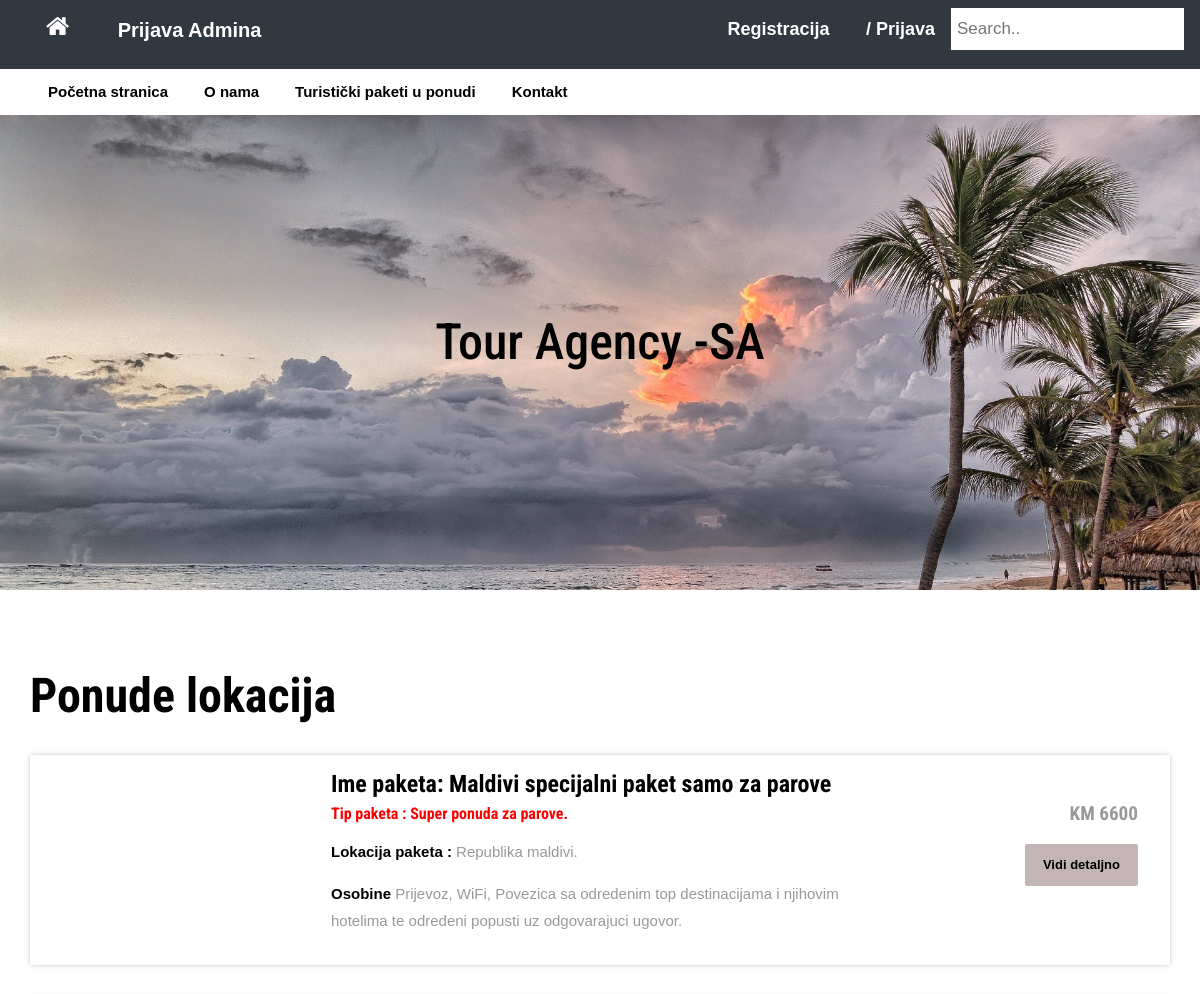
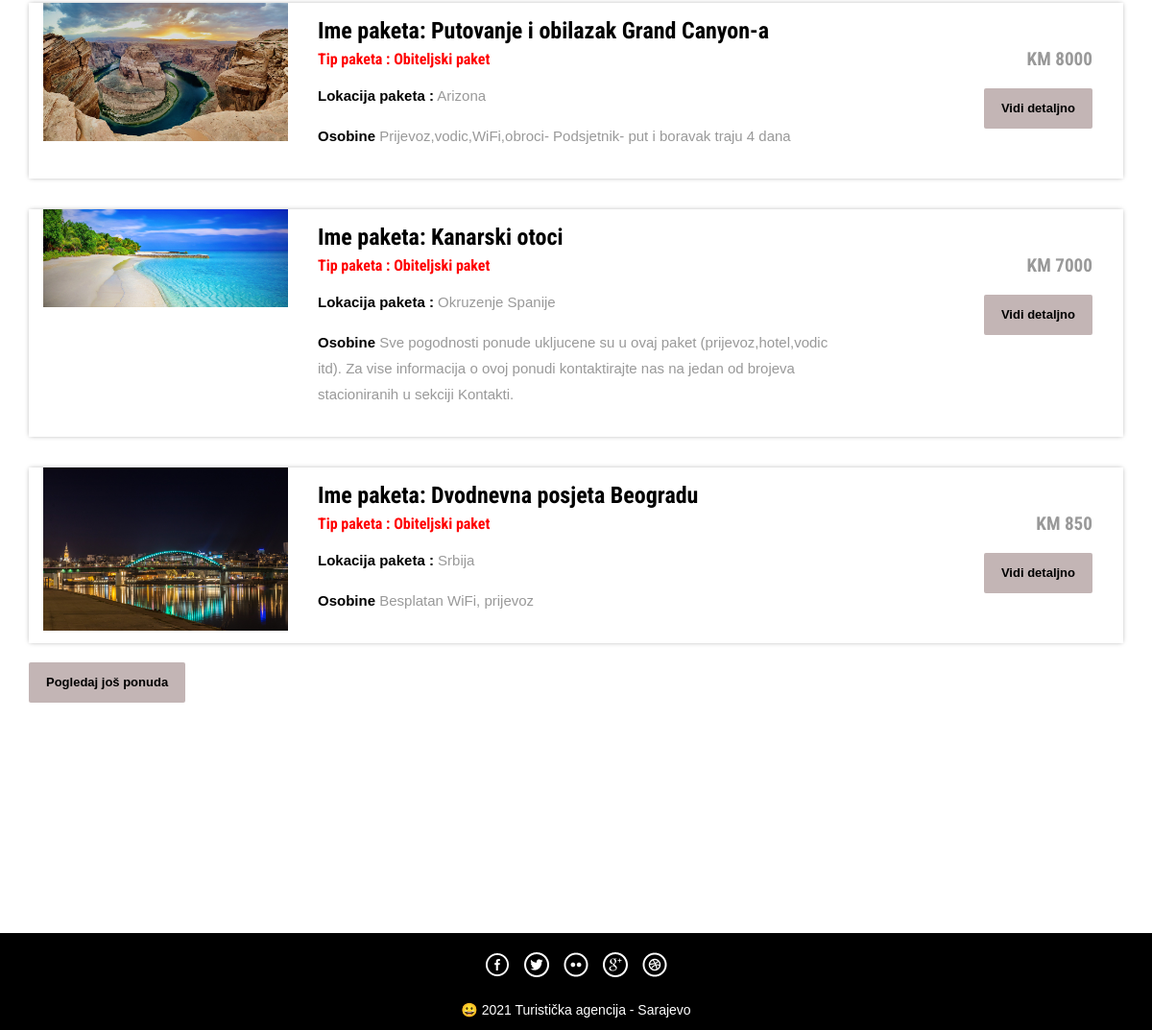
The page / on the database its author committed (2 pictures, top to bottom).
### tables this page shows
CREATE TABLE `tbltourpackages` (
  `PackageId` int(11) NOT NULL,
  `PackageName` varchar(200) DEFAULT NULL,
  `PackageType` varchar(150) DEFAULT NULL,
  `PackageLocation` varchar(100) DEFAULT NULL,
  `PackagePrice` int(11) DEFAULT NULL,
  `PackageFetures` varchar(255) DEFAULT NULL,
  `PackageDetails` mediumtext DEFAULT NULL,
  `PackageImage` varchar(100) DEFAULT NULL,
  `Creationdate` timestamp NULL DEFAULT current_timestamp(),
  `UpdationDate` timestamp NULL DEFAULT NULL ON UPDATE current_timestamp()
);

### index.php (the view, shortened to what this page needs)
<?php
include('includes/config.php');
?>
<!DOCTYPE HTML>
<html>
<head>
<link href="css/bootstrap.css" rel='stylesheet' type='text/css' />
<link href="css/style.css" rel='stylesheet' type='text/css' />
<link href="css/font-awesome.css" rel="stylesheet">
<link href="css/animate.css" rel="stylesheet" type="text/css" media="all">
</head>
<body>
<?php include('includes/header.php');?>
<div class="banner">
	<div class="container">
		<h1 class="wow zoomIn animated animated" data-wow-delay=".5s" style="visibility: visible; animation-delay: 0.5s; animation-name: zoomIn; position: center; color:black;"> Tour Agency -SA</h1>
	</div>
</div>
<div class="container">
	<div class="holiday">
		<h3>Ponude lokacija</h3>
<?php $sql = "SELECT * from tbltourpackages order by rand() limit 4";
$query = $dbh->prepare($sql);
$query->execute();
$results=$query->fetchAll(PDO::FETCH_OBJ);
if($query->rowCount() > 0)
{
foreach($results as $result)
{	?>
			<div class="rom-btm">
				<div class="col-md-3 room-left wow fadeInLeft animated" data-wow-delay=".5s">
					<img src="admin/pacakgeimages/<?php echo htmlentities($result->PackageImage);?>" class="img-responsive" alt="">
				</div>
				<div class="col-md-6 room-midle wow fadeInUp animated" data-wow-delay=".5s">
					<h4 style="color:black;">Ime paketa: <?php echo htmlentities($result->PackageName);?></h4>
					<h6 style="color:red;">Tip paketa : <?php echo htmlentities($result->PackageType);?></h6>
					<p> <b style="color:black;">Lokacija paketa :</b> <?php echo htmlentities($result->PackageLocation);?></p>
					<p><b style="color:black;">Osobine</b> <?php echo htmlentities($result->PackageFetures);?></p>
				</div>
				<div class="col-md-3 room-right wow fadeInRight animated" data-wow-delay=".5s">
					<h5>KM <?php echo htmlentities($result->PackagePrice);?></h5>
					<a href="package-details.php?pkgid=<?php echo htmlentities($result->PackageId);?>" class="view" style="color:black;">Vidi detaljno</a>
				</div>
				<div class="clearfix"></div>
			</div>
<?php }} ?>
<div><a href="package-list.php" class="view" style="color:black;">Pogledaj još ponuda</a></div>
</div>
	</div>
<div class="routes">
</div>
<?php include('includes/footer.php');?>
</body>
</html>

### css/style.css (style rules this page uses)
html, body { font-size: 100%; background: #fff; font-family: 'Open Sans', sans-serif; }
body a,.grid_1,plan_1,plan_1.one,plan_1.two,i.icon1, i.icon2, i.icon3, i.icon4, i.icon5, i.icon6 { transition:0.5s all; -webkit-transition:0.5s all; -moz-transition:0.5s all; -o-transition:0.5s all; -ms-transition:0.5s all; }
h1,h2,h3,h4,h5,h6 { margin:0; font-family: 'Roboto Condensed', sans-serif; }
p { margin:0; }
.banner { background: url(../images/plaza.jpg)no-repeat; background-size: cover; -webkit-background-size: cover; -o-background-size: cover; -ms-background-size: cover; -moz-background-size: cover; min-height: 430px; }
.banner h1 { font-size: 50px; margin-bottom: 20px; padding: 4em; text-align: center; color: greenyellow; }
.routes { padding: 5em 0; }
.holiday { padding: 5em 0; }
.holiday h3 { font-size: 3em; font-weight: bolder; color: black; text-align: revert; }
.holiday p { font-size: 1.2em; line-height: 1.8em; margin: 1em 0; color: black; }
a.view { padding: 6px 18px; font-weight: 700; color: #fff; background-color:#66444464; border: 0; font-size: 13px; border-radius: 2px; -webkit-transition: all .2s; -moz-transition: all .2s; transition: all .2s; margin-top: 20px; display: inline-block; }
.rom-btm { margin-top: 2em; box-shadow: 0px 0px 5px -1px rgba(0, 0, 0, 0.37); }
.rom-btm h4 { font-size: 1.5em; font-weight: 700; color: #34ad00; }
.rom-btm p { font-size: 15px; color: #999; }
.rom-btm h6 { font-size: 1em; font-weight: 700; margin: 0.5em 0; }
.room-right { text-align: right; padding: 3em 2em; }
.room-midle { padding: 1em; }
.rom-btm h5 { font-size: 1.2em; font-weight: 700; color: #999; }
* { margin: 0; padding: 0; box-sizing: border-box; font-family: "montserrat",sans-serif; }
.name,.email, { background: none; border:none; outline: none; border-bottom: 1px solid; color: #888; padding: 10px 6px; font-size: 14px; margin-bottom: 40px; }

### index.php (style rules this page uses)
.routes { background-color:#fff; }

### rows shown on the page
tbltourpackages: PackageName "Maldivi specijalni paket samo za parove", PackageType "Super ponuda za parove.", PackageLocation "Republika maldivi.", PackageFetures "Prijevoz, WiFi, Povezica sa odredenim top destinacijama i njihovim hotelima te odredeni popusti uz odgovarajuci ugovor.", PackagePrice "6600"
tbltourpackages: PackageImage (picture), PackageName "Putovanje i obilazak Grand Canyon-a", PackageType "Obiteljski paket", PackageLocation "Arizona", PackageFetures "Prijevoz,vodic,WiFi,obroci- Podsjetnik- put i boravak traju 4 dana", PackagePrice "8000"
tbltourpackages: PackageImage (picture), PackageName "Kanarski otoci", PackageType "Obiteljski paket", PackageLocation "Okruzenje Spanije", PackageFetures "Sve pogodnosti ponude ukljucene su u ovaj paket (prijevoz,hotel,vodic itd). Za vise informacija o ovoj ponudi kontaktirajte nas na jedan od brojeva stacioniranih u sekciji Kontakti.", PackagePrice "7000"
tbltourpackages: PackageImage (picture), PackageName "Dvodnevna posjeta Beogradu", PackageType "Obiteljski paket", PackageLocation "Srbija", PackageFetures "Besplatan WiFi, prijevoz", PackagePrice "850"
